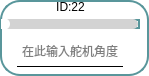
       <widget class="QFrame" name="frame_16">
        <property name="enabled">
         <bool>true</bool>
        </property>
        <property name="layoutDirection">
         <enum>Qt::RightToLeft</enum>
        </property>
        <property name="styleSheet">
         <string notr="true">* {
  background: white; /* 背景改为白色 */
  border: 2px solid #59969b; /* 使用与滑块一致的颜色 */
  border-radius: 20px;
}

</string>
        </property>
        <property name="frameShape">
         <enum>QFrame::StyledPanel</enum>
        </property>
        <property name="frameShadow">
         <enum>QFrame::Raised</enum>
        </property>
        <widget class="QSlider" name="Slider_Servo22">
         <property name="geometry">
          <rect>
           <x>1</x>
           <y>19</y>
           <width>139</width>
           <height>10</height>
          </rect>
         </property>
         <property name="maximumSize">
          <size>
           <width>16777215</width>
           <height>10</height>
          </size>
         </property>
         <property name="layoutDirection">
          <enum>Qt::LeftToRight</enum>
         </property>
         <property name="styleSheet">
          <string notr="true">QSlider::groove:horizontal {
    border: none;
    height: 10px;
    background-color: lightgray;
    border-radius: 5px;
}

QSlider::handle:horizontal {
    width: 12px; /* 增大滑块的宽度 */
    margin: -1px 0px -1px -5px;
    border-radius: 6px; /* 也可以调整圆角半径以匹配滑块的大小 */
    background-color: white;
}

QSlider::sub-page:horizontal {
    background-color: qlineargradient(x1:0, y1:0, x2:1, y2:1, stop:0 #59969b, stop:1 #04e7fa);
    border-radius: 5px;
}
</string>
         </property>
         <property name="minimum">
          <number>0</number>
         </property>
         <property name="maximum">
          <number>240</number>
         </property>
         <property name="orientation">
          <enum>Qt::Horizontal</enum>
         </property>
         <property name="invertedAppearance">
          <bool>false</bool>
         </property>
         <property name="tickPosition">
          <enum>QSlider::NoTicks</enum>
         </property>
         <property name="tickInterval">
          <number>1</number>
         </property>
        </widget>
        <widget class="QLabel" name="label_id22">
         <property name="geometry">
          <rect>
           <x>1</x>
           <y>2</y>
           <width>139</width>
           <height>10</height>
          </rect>
         </property>
         <property name="minimumSize">
          <size>
           <width>0</width>
           <height>10</height>
          </size>
         </property>
         <property name="maximumSize">
          <size>
           <width>16777215</width>
           <height>10</height>
          </size>
         </property>
         <property name="styleSheet">
          <string notr="true">QLabel{border: none; /* 去掉控件的边框 */}
QLabel{background: none; /* 去掉控件的边框 */}</string>
         </property>
         <property name="text">
          <string>ID:22</string>
         </property>
         <property name="alignment">
          <set>Qt::AlignCenter</set>
         </property>
        </widget>
        <widget class="QLineEdit" name="lineEdit_servo22">
         <property name="enabled">
          <bool>true</bool>
         </property>
         <property name="geometry">
          <rect>
           <x>17</x>
           <y>36</y>
           <width>106</width>
           <height>31</height>
          </rect>
         </property>
         <property name="maximumSize">
          <size>
           <width>120</width>
           <height>16777215</height>
          </size>
         </property>
         <property name="layoutDirection">
          <enum>Qt::LeftToRight</enum>
         </property>
         <property name="styleSheet">
          <string notr="true">QLineEdit {
            border-top: none;
            border-left: none;
            border-right: none;
            border-bottom: 1px solid black;
            background-color: transparent;
        }
        
        QLineEdit:focus {
            border-bottom: 1px solid #2a70f4;
        }</string>
         </property>
         <property name="alignment">
          <set>Qt::AlignCenter</set>
         </property>
         <property name="placeholderText">
          <string>在此输入舵机角度</string>
         </property>
        </widget>
       </widget>
